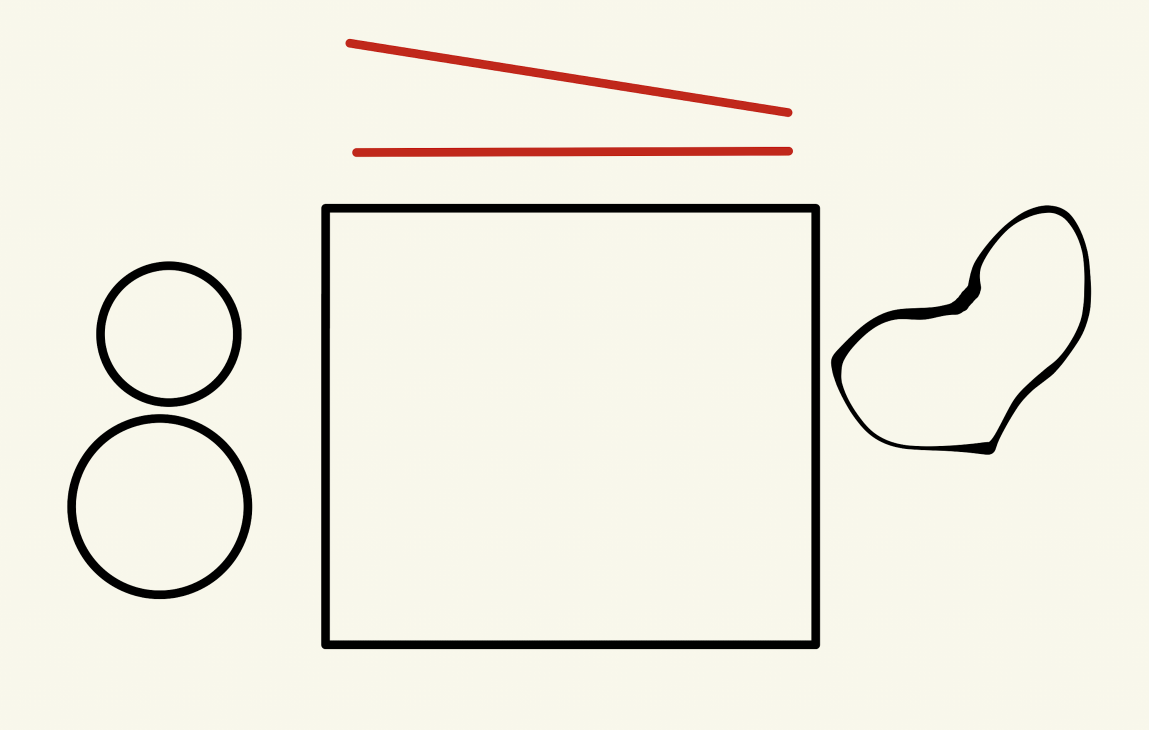
#> input picture your_image.png, 2298 x 1460 px, given in place of the camera (shown at 1/2 size)
$ python main.py
#> lines starting #> are read from the running program, lines starting #| are printed output that depends on the picture; after the words box and inside, x2 and y2 are one past the last pixel; in counts of white or black regions, pixels touching at a corner belong together
import cv2
import numpy as np

class AreaCalculator:
    def __init__(self):
        self.current_metric_index = 0
        self.current_shape_index = 0
        self.metric_lines = []
        self.shape_contours = []
        self.known_length = 10
        self.frame = None
        self.output = None

        # Settings parameters
        self.metric_settings = {
            'min_area': 100,
            'red_sensitivity': 100,
            'noise_reduction': 5
        }

        self.shape_settings = {
            'min_area': 1000,
            'threshold': 127,
            'blur': 5
        }

        # Initialize webcam
        self.cap = cv2.VideoCapture(0)
        if not self.cap.isOpened():
            raise ValueError("Could not open webcam")

        # Set webcam resolution
        self.cap.set(cv2.CAP_PROP_FRAME_WIDTH, 1920)
        self.cap.set(cv2.CAP_PROP_FRAME_HEIGHT, 1080)

        # Create window and trackbars
        cv2.namedWindow('Area Calculator', cv2.WINDOW_NORMAL)
        cv2.setWindowProperty('Area Calculator', cv2.WND_PROP_FULLSCREEN,
                              cv2.WINDOW_FULLSCREEN)
        self.create_trackbars()

    def create_trackbars(self):
        cv2.createTrackbar('M-Min Area', 'Area Calculator',
                           self.metric_settings['min_area'], 1000,
                           lambda x: self.update_setting('metric', 'min_area', x))
        cv2.createTrackbar('M-Red Sensitivity', 'Area Calculator',
                           self.metric_settings['red_sensitivity'], 255,
                           lambda x: self.update_setting('metric', 'red_sensitivity', x))
        cv2.createTrackbar('M-Noise Reduction', 'Area Calculator',
                           self.metric_settings['noise_reduction'], 20,
                           lambda x: self.update_setting('metric', 'noise_reduction', x))
        cv2.createTrackbar('S-Min Area', 'Area Calculator',
                           self.shape_settings['min_area'], 5000,
                           lambda x: self.update_setting('shape', 'min_area', x))
        cv2.createTrackbar('S-Threshold', 'Area Calculator',
                           self.shape_settings['threshold'], 255,
                           lambda x: self.update_setting('shape', 'threshold', x))
        cv2.createTrackbar('S-Blur', 'Area Calculator',
                           self.shape_settings['blur'], 20,
                           lambda x: self.update_setting('shape', 'blur', x))

    # [5 lines left out: function update_setting, not called in this run]

    def detect_red_line(self, frame):
        try:
            hsv = cv2.cvtColor(frame, cv2.COLOR_BGR2HSV)

            sensitivity = self.metric_settings['red_sensitivity']
            lower_red1 = np.array([0, sensitivity, sensitivity])
            upper_red1 = np.array([10, 255, 255])
            lower_red2 = np.array([160, sensitivity, sensitivity])
            upper_red2 = np.array([180, 255, 255])

            mask1 = cv2.inRange(hsv, lower_red1, upper_red1)
            mask2 = cv2.inRange(hsv, lower_red2, upper_red2)
            red_mask = mask1 + mask2

            kernel_size = max(1, self.metric_settings['noise_reduction'])
            if kernel_size % 2 == 0:
                kernel_size += 1
            kernel = np.ones((kernel_size, kernel_size), np.uint8)
            red_mask = cv2.morphologyEx(red_mask, cv2.MORPH_OPEN, kernel)
            red_mask = cv2.morphologyEx(red_mask, cv2.MORPH_CLOSE, kernel)

            contours, _ = cv2.findContours(red_mask, cv2.RETR_EXTERNAL, cv2.CHAIN_APPROX_SIMPLE)
            self.metric_lines = [cnt for cnt in contours
                                 if cv2.contourArea(cnt) > self.metric_settings['min_area']]

            if self.metric_lines:
                self.current_metric_index = min(self.current_metric_index, len(self.metric_lines) - 1)
            else:
                self.current_metric_index = 0

            return red_mask
        except Exception as e:
            print(f"Error in detect_red_line: {str(e)}")
            return np.zeros_like(frame[:,:,0])

    def detect_shape(self, frame):
        try:
            gray = cv2.cvtColor(frame, cv2.COLOR_BGR2GRAY)

            blur_size = max(1, self.shape_settings['blur'])
            if blur_size % 2 == 0:
                blur_size += 1
            blurred = cv2.GaussianBlur(gray, (blur_size, blur_size), 0)

            _, thresh = cv2.threshold(blurred, self.shape_settings['threshold'],
                                      255, cv2.THRESH_BINARY_INV)

            contours, _ = cv2.findContours(thresh, cv2.RETR_EXTERNAL, cv2.CHAIN_APPROX_SIMPLE)

            self.shape_contours = []
            for contour in contours:
                area = cv2.contourArea(contour)
                if area > self.shape_settings['min_area']:
                    peri = cv2.arcLength(contour, True)
                    approx = cv2.approxPolyDP(contour, 0.02 * peri, True)
                    if len(approx) >= 3:
                        self.shape_contours.append(contour)

            # Reset shape index if needed
            if self.shape_contours:
                self.current_shape_index = min(self.current_shape_index, len(self.shape_contours) - 1)
            else:
                self.current_shape_index = 0

        except Exception as e:
            print(f"Error in detect_shape: {str(e)}")
            self.shape_contours = []

    def get_line_length(self, contour):
        try:
            rect = cv2.minAreaRect(contour)
            return max(rect[1][0], rect[1][1])
        except:
            return 0

    def create_combined_display(self, main_frame, red_mask):
        try:
            screen_width = 1920
            screen_height = 1080
            panel_width = screen_width // 2
            panel_height = screen_height // 2

            # Resize main frame and prepare selected shape panel
            main_frame_resized = cv2.resize(main_frame, (panel_width, panel_height))
            shape_panel = np.zeros((panel_height, panel_width, 3), dtype=np.uint8)
            shape_panel.fill(50)

            # Display selected shape if available
            if self.shape_contours and len(self.shape_contours) > self.current_shape_index:
                current_shape = self.shape_contours[self.current_shape_index]
                shape_mask = np.zeros_like(self.frame)
                cv2.drawContours(shape_mask, [current_shape], -1, (255, 255, 255), -1)

                x, y, w, h = cv2.boundingRect(current_shape)
                shape_region = cv2.bitwise_and(self.frame, shape_mask)
                shape_region = shape_region[y:y+h, x:x+w]

                if shape_region.size > 0:
                    # Resize shape to fit panel while maintaining aspect ratio
                    aspect_ratio = w / h
                    if aspect_ratio > 1:
                        new_w = min(panel_width - 40, int(panel_height * aspect_ratio))
                        new_h = int(new_w / aspect_ratio)
                    else:
                        new_h = min(panel_height - 40, int(panel_width / aspect_ratio))
                        new_w = int(new_h * aspect_ratio)

                    if new_w > 0 and new_h > 0:
                        shape_region_resized = cv2.resize(shape_region, (new_w, new_h))
                        y_offset = (panel_height - new_h) // 2
                        x_offset = (panel_width - new_w) // 2
                        shape_panel[y_offset:y_offset+new_h,
                        x_offset:x_offset+new_w] = shape_region_resized

                # Add shape information
                cv2.putText(shape_panel, f"Shape {self.current_shape_index + 1}/{len(self.shape_contours)}",
                            (20, 30), cv2.FONT_HERSHEY_SIMPLEX, 0.7, (200, 200, 200), 2)

                if self.metric_lines:
                    current_metric = self.metric_lines[self.current_metric_index]
                    pixel_length = self.get_line_length(current_metric)
                    if pixel_length > 0:
                        pixel_to_metric_ratio = self.known_length / pixel_length
                        area = cv2.contourArea(current_shape) * (pixel_to_metric_ratio ** 2)
                        cv2.putText(shape_panel, f"Area: {area:.2f} sq units",
                                    (20, 60), cv2.FONT_HERSHEY_SIMPLEX, 0.7, (0, 255, 0), 2)
            else:
                cv2.putText(shape_panel, "No shape selected",
                            (20, panel_height//2), cv2.FONT_HERSHEY_SIMPLEX,
                            1, (200, 200, 200), 2)

            # Create settings panels
            settings_panel1 = np.zeros((panel_height, panel_width, 3), dtype=np.uint8)
            settings_panel1.fill(50)
            settings_panel2 = np.zeros((panel_height, panel_width, 3), dtype=np.uint8)
            settings_panel2.fill(50)

            # Draw settings information
            cv2.putText(settings_panel1, "Metric Detection Settings",
                        (20, 40), cv2.FONT_HERSHEY_SIMPLEX, 1, (200, 200, 200), 2)
            y_offset = 100
            for i, (key, value) in enumerate(self.metric_settings.items()):
                text = f"{key}: {value}"
                cv2.putText(settings_panel1, text, (20, y_offset + i*50),
                            cv2.FONT_HERSHEY_SIMPLEX, 0.8, (150, 150, 150), 2)

            cv2.putText(settings_panel2, "Shape Detection Settings",
                        (20, 40), cv2.FONT_HERSHEY_SIMPLEX, 1, (200, 200, 200), 2)
            for i, (key, value) in enumerate(self.shape_settings.items()):
                text = f"{key}: {value}"
                cv2.putText(settings_panel2, text, (20, y_offset + i*50),
                            cv2.FONT_HERSHEY_SIMPLEX, 0.8, (150, 150, 150), 2)

            # Draw controls help
            cv2.putText(settings_panel1,
                        "Enter: Switch shape | M: Switch metric | +/-: Adjust length | Q: Quit",
                        (20, panel_height - 40), cv2.FONT_HERSHEY_SIMPLEX, 0.7, (200, 200, 200), 2)

            # Combine panels
            top_row = np.hstack((main_frame_resized, shape_panel))
            bottom_row = np.hstack((settings_panel1, settings_panel2))
            combined = np.vstack((top_row, bottom_row))

            return combined

        except Exception as e:
            print(f"Error in create_combined_display: {str(e)}")
            return main_frame

    def calculate_areas(self):
        if not self.metric_lines:
            return

        try:
            current_metric = self.metric_lines[self.current_metric_index]
            pixel_length = self.get_line_length(current_metric)

            if pixel_length == 0:
                return

            pixel_to_metric_ratio = self.known_length / pixel_length
            self.output = self.frame.copy()

            # Draw all metric lines
            for i, metric in enumerate(self.metric_lines):
                color = (0, 0, 255) if i == self.current_metric_index else (128, 128, 128)
                cv2.drawContours(self.output, [metric], -1, color, 2)

            # Draw all shapes
            for i, contour in enumerate(self.shape_contours):
                color = (0, 255, 0) if i == self.current_shape_index else (0, 150, 0)
                cv2.drawContours(self.output, [contour], -1, color, 2)

                M = cv2.moments(contour)
                if M["m00"] != 0:
                    cX = int(M["m10"] / M["m00"])
                    cY = int(M["m01"] / M["m00"])
                    pixel_area = cv2.contourArea(contour)
                    real_area = pixel_area * (pixel_to_metric_ratio ** 2)
                    text = f"Area: {real_area:.2f}"
                    cv2.putText(self.output, text, (cX - 50, cY),
                                cv2.FONT_HERSHEY_SIMPLEX, 0.5, (255, 0, 0), 2)

        except Exception as e:
            print(f"Error in calculate_areas: {str(e)}")
            self.current_metric_index = 0

    def run(self):
        try:
            while True:
                ret, self.frame = self.cap.read()
                if not ret:
                    print("Error: Could not read frame")
                    break

                self.frame = cv2.flip(self.frame, 1)
                red_mask = self.detect_red_line(self.frame)
                self.detect_shape(self.frame)

                if self.metric_lines:
                    self.calculate_areas()
                    display_frame = self.output
                else:
                    display_frame = self.frame
                    cv2.putText(display_frame, "No metric line detected",
                                (10, 30), cv2.FONT_HERSHEY_SIMPLEX,
                                0.7, (0, 0, 255), 2)

                combined_display = self.create_combined_display(display_frame, red_mask)
                cv2.imshow('Area Calculator', combined_display)

                key = cv2.waitKey(1) & 0xFF
                if key == 13:  # Enter key
                    if self.shape_contours:
                        self.current_shape_index = (self.current_shape_index + 1) % len(self.shape_contours)
                elif key == ord('m') or key == ord('M'):
                    if self.metric_lines:
                        self.current_metric_index = (self.current_metric_index + 1) % len(self.metric_lines)
                elif key == ord('+'):
                    self.known_length += 1
                elif key == ord('-'):
                    self.known_length = max(1, self.known_length - 1)
                elif key == ord('q') or key == 27:
                    break

        except Exception as e:
            print(f"Error in run: {str(e)}")
        finally:
            self.cap.release()
            cv2.destroyAllWindows()

def main():
    try:
        calculator = AreaCalculator()
        calculator.run()
#> in run, self.frame is the input picture: shape (1460, 2298, 3); mean B, G, R 224.6, 236.3, 238.7
#> in detect_red_line, `mask1 = cv2.inRange(hsv, lower_red1, upper_red1)`:
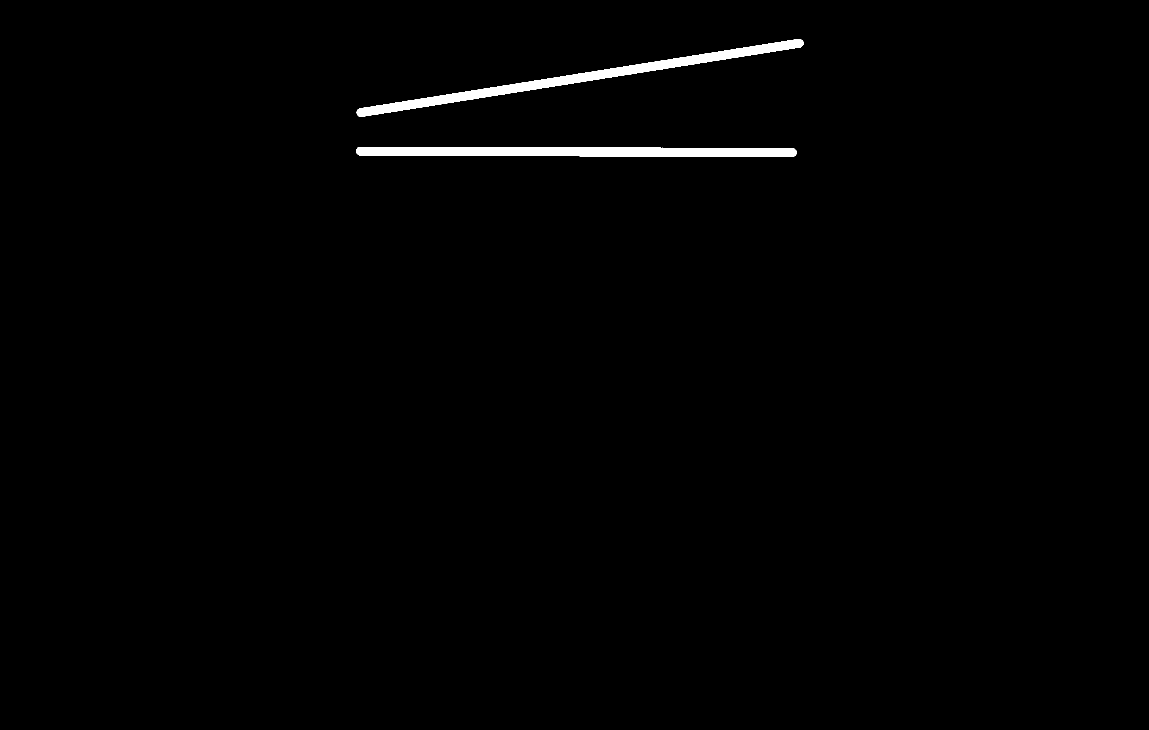
#> mask1: shape (1460, 2298) (shown at 1/2 size); 0.92% white; 2 white regions, box (x1, y1, x2, y2) and area: (713, 78, 1607, 234) 15612, (712, 294, 1593, 314) 15224
#> in detect_red_line, `contours, _ = cv2.findContours(red_mask, cv2.RETR_EXTERNAL, cv2.CHAIN_..`: contours = 2 contours; box (x1, y1, x2, y2) and area: (714, 78, 1607, 233) 14703, (712, 294, 1593, 314) 14334
#> in detect_red_line, `self.metric_lines = [cnt for cnt in contours if cv2.contourArea(cnt) >..`: self.metric_lines has the same summary as contours
#> in detect_red_line, `self.current_metric_index = min(self.current_metric_index, len(self.me..`: self.current_metric_index = 0
#> in detect_shape, `contours, _ = cv2.findContours(thresh, cv2.RETR_EXTERNAL, cv2.CHAIN_AP..`: contours = 6 contours; box (x1, y1, x2, y2) and area: (658, 408, 1656, 1298) 886105, (116, 411, 636, 909) 150144, (1793, 828, 2163, 1198) 106947, (1815, 523, 2106, 814) 66096, (714, 78, 1606, 233) 13720, (713, 294, 1593, 313) 13406
#> the loop in detect_shape, `for contour in contours:` made 6 passes
#> (area, peri, approx) on passes 4 to 6: (886105, 3761.5, [[660, 410], [661, 1296], [1654, 1293], [1651, 409]]), (13406, 1781.1, [[713, 299], [1592, 306]]), (13719.5, 1918.4, [[1605, 83], [714, 227]])
#> after the loop in detect_shape, `for contour in contours:`: self.shape_contours = 4 contours; box (x1, y1, x2, y2) and area: (658, 408, 1656, 1298) 886105, (116, 411, 636, 909) 150144, (1793, 828, 2163, 1198) 106947, (1815, 523, 2106, 814) 66096
#> in detect_shape, `self.current_shape_index = min(self.current_shape_index, len(self.shap..`: self.current_shape_index = 0
#> in calculate_areas, `current_metric = self.metric_lines[self.current_metric_index]`: current_metric = contour of 35 points, box (x1, y1, x2, y2) (712, 294, 1593, 314), area 14334
#> in get_line_length, `rect = cv2.minAreaRect(contour)`: rect = ((1152, 303.2), (17.47, 880), -89.83)
#> in calculate_areas, `pixel_length = self.get_line_length(current_metric)`: pixel_length = 880
#> in calculate_areas, `pixel_to_metric_ratio = self.known_length / pixel_length`: pixel_to_metric_ratio = 0.0114
#> the loop in calculate_areas, `for i, metric in enumerate(self.metric_lines):` made 2 passes
#> color on passes 1 to 2: (0, 0, 255), (128, 128, 128)
#> after the loop in calculate_areas, `for i, metric in enumerate(self.metric_lines):`:
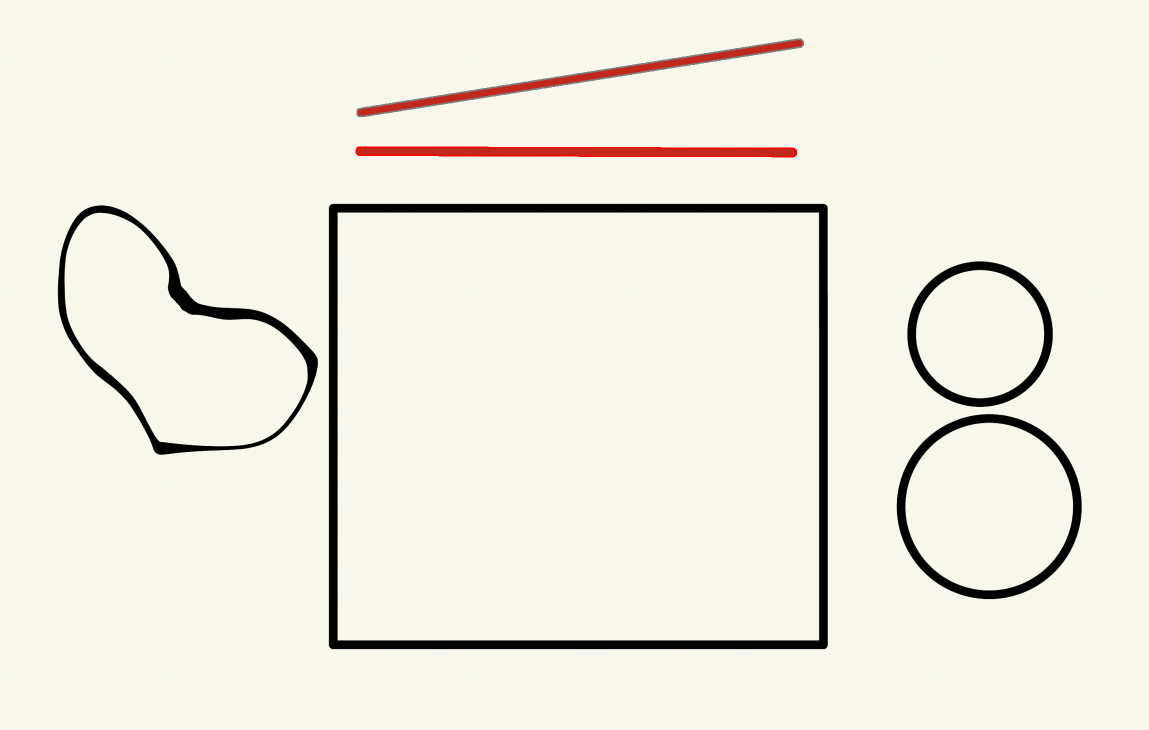
#> self.output: shape (1460, 2298, 3) (shown at 1/2 size); mean B, G, R 224.5, 236.2, 238.6
#> the loop in calculate_areas, `for i, contour in enumerate(self.shape_contours):` made 4 passes
#> (color, cX, cY, pixel_area, real_area, text) on pass 4: ((0, 150, 0), 1156, 852, 886105, 114.4, 'Area: 114.42')
#> in create_combined_display, `main_frame_resized = cv2.resize(main_frame, (panel_width, panel_height))`:
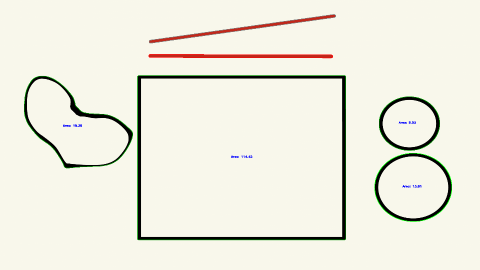
#> main_frame_resized: shape (540, 960, 3) (shown at 1/2 size); mean B, G, R 224, 236.7, 237.9
#> in create_combined_display, `current_shape = self.shape_contours[self.current_shape_index]`: current_shape = contour of 524 points, box (x1, y1, x2, y2) (1793, 828, 2163, 1198), area 106947
#> in create_combined_display, `x, y, w, h = cv2.boundingRect(current_shape)`: x = 1793; y = 828; w = 370
#> in create_combined_display, `shape_region = shape_region[y:y+h, x:x+w]`:
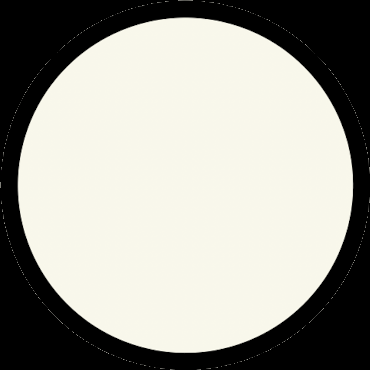
#> shape_region: shape (370, 370, 3); mean B, G, R 151.9, 159.7, 160.4
#> in create_combined_display, `aspect_ratio = w / h`: aspect_ratio = 1
#> in create_combined_display, `new_h = min(panel_height - 40, int(panel_width / aspect_ratio))`: new_h = 500
#> in create_combined_display, `y_offset = (panel_height - new_h) // 2`: y_offset = 20
#> in create_combined_display, `x_offset = (panel_width - new_w) // 2`: x_offset = 230
#> in create_combined_display, `shape_panel[y_offset:y_offset+new_h, x_offset:x_offset+new_w] = shape_..`:
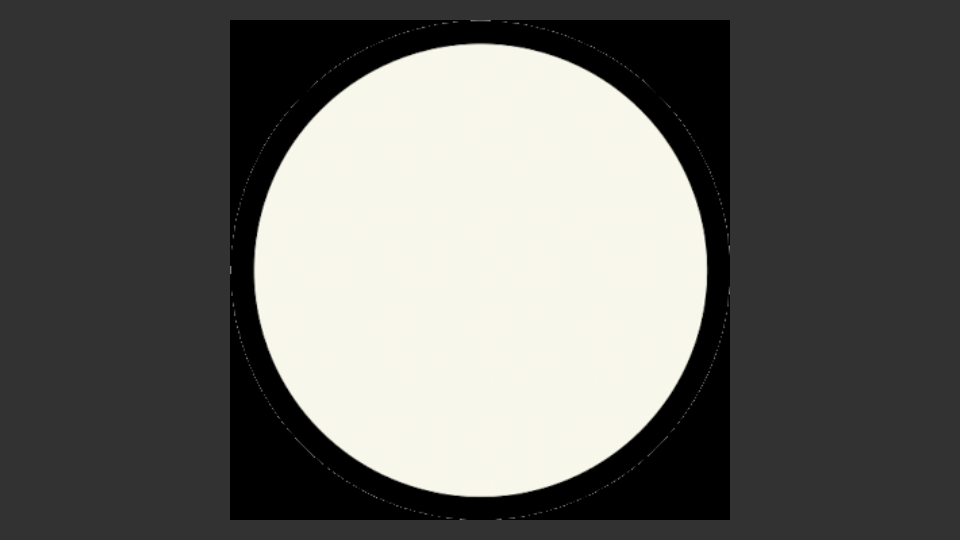
#> shape_panel: shape (540, 960, 3); mean B, G, R 99.1, 102.9, 103.2
#> (the rest of the program and of its run is left out)
